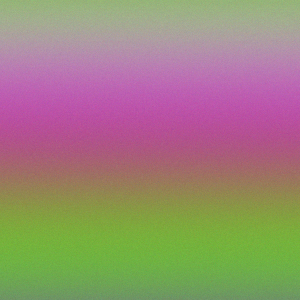
#> input picture data/expo/case_a_authentic.png, 300 x 300 px
$ python -i quality_service.py   (imports and definitions only)   (older library calls are emulated)
#> lines starting #> are read from the running program, lines starting #| are printed output that depends on the picture
### backend/utils/logging_utils.py
"""Forensic structured logging utility for DEEPTRACE-X.

Ensures strict compliance with privacy standards:
Never logs pixel data, binary payloads, or personal identifiable info.
"""

import logging
import sys

def setup_logger(name: str = "deeptrace-x") -> logging.Logger:
    logger = logging.getLogger(name)
    if not logger.handlers:
        logger.setLevel(logging.INFO)
        handler = logging.StreamHandler(sys.stdout)
        formatter = logging.Formatter(
            fmt="%(asctime)s [%(levelname)s] [%(name)s] %(message)s",
            datefmt="%Y-%m-%d %H:%M:%S"
        )
        handler.setFormatter(formatter)
        logger.addHandler(handler)
    return logger

logger = setup_logger()

### backend/services/quality_service.py
"""Image Quality and Degradation Analysis Service for DEEPTRACE-X.

Evaluates objective image metrics (sharpness, noise, clipping, resolution)
to determine whether input degradation impairs neural forensic reliability.
"""

from pathlib import Path
from typing import Dict, Any
import cv2
import numpy as np
from backend.utils.logging_utils import logger


class ImageQualityAssessment:
    def __init__(
        self,
        overall_score: float,
        overall_label: str,
        sharpness_score: float,
        noise_level: float,
        contrast_score: float,
        brightness_score: float,
        clipping_pct: float,
        explanation: str
    ):
        self.overall_score = overall_score
        self.overall_label = overall_label
        self.sharpness_score = sharpness_score
        self.noise_level = noise_level
        self.contrast_score = contrast_score
        self.brightness_score = brightness_score
        self.clipping_pct = clipping_pct
        self.explanation = explanation

    def to_dict(self) -> Dict[str, Any]:
        return {
            "overall_score": round(self.overall_score, 4),
            "overall_label": self.overall_label,
            "sharpness_score": round(self.sharpness_score, 2),
            "noise_level": round(self.noise_level, 4),
            "contrast_score": round(self.contrast_score, 2),
            "brightness_score": round(self.brightness_score, 2),
            "clipping_pct": round(self.clipping_pct, 2),
            "explanation": self.explanation
        }


class QualityService:
    @staticmethod
    def evaluate_quality(image_path: Path) -> ImageQualityAssessment:
        """
        Computes sharpness, noise, clipping, and illumination metrics.
        Returns ImageQualityAssessment.
        """
#> called with image_path = '../../data/expo/case_a_authentic.png'
        img_bgr = cv2.imread(str(image_path))
#> img_bgr is the input picture: shape (300, 300, 3); mean B, G, R 119.4, 135.3, 154.8
        if img_bgr is None:
            return ImageQualityAssessment(
                overall_score=0.50,
                overall_label="MODERATE",
                sharpness_score=0.0,
                noise_level=0.0,
                contrast_score=0.0,
                brightness_score=0.0,
                clipping_pct=0.0,
                explanation="Could not inspect image pixels for quality scoring."
            )

        h, w = img_bgr.shape[:2]
#> h = 300; w = 300
        gray = cv2.cvtColor(img_bgr, cv2.COLOR_BGR2GRAY)
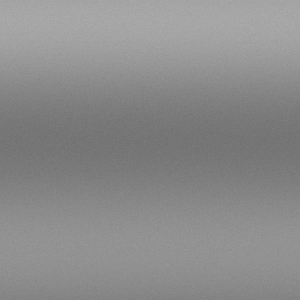
#> gray: shape (300, 300); min 110, max 174, mean 139.3

        # 1. Sharpness / Blur via Laplacian variance
        laplacian_var = float(cv2.Laplacian(gray, cv2.CV_64F).var())
#> laplacian_var = 83.61
        is_blurry = laplacian_var < 80.0
#> is_blurry = False

        # 2. Illumination & Contrast
        mean_brightness = float(np.mean(gray))
#> mean_brightness = 139.3
        contrast_std = float(np.std(gray))
#> contrast_std = 15.16

        # 3. Dynamic Range / Pixel Clipping (under 5 or over 250)
        total_pixels = h * w
#> total_pixels = 90000
        clipped_pixels = np.sum(gray < 5) + np.sum(gray > 250)
#> clipped_pixels = 0
        clipping_pct = float((clipped_pixels / total_pixels) * 100.0)
#> clipping_pct = 0

        # 4. Noise estimation using high-frequency residual
        # Difference between original and median blur
        blurred = cv2.medianBlur(gray, 3)
        noise_residual = np.abs(gray.astype(np.float32) - blurred.astype(np.float32))
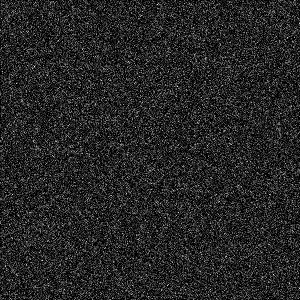
#> noise_residual: shape (300, 300) float32; min 0, max 10, mean 1.46; drawn with min black and max white
        noise_level = float(np.mean(noise_residual))
#> noise_level = 1.46

        # Resolution heuristic
        is_high_res = (w >= 512 and h >= 512)
#> is_high_res = False
        is_low_res = (w < 200 or h < 200)
#> is_low_res = False

        # Scoring heuristic
        penalties = 0.0
        reasons = []

        if is_blurry:
            penalties += 0.25
            reasons.append("High blur detected (Laplacian variance < 80)")
        if clipping_pct > 15.0:
            penalties += 0.20
            reasons.append(f"Severe pixel clipping ({clipping_pct:.1f}%)")
        if contrast_std < 20.0:
            penalties += 0.15
            reasons.append("Low dynamic contrast")
        if is_low_res:
            penalties += 0.20
            reasons.append("Low resolution (< 200px)")
        if noise_level > 15.0:
            penalties += 0.15
            reasons.append("Heavy image noise/sensor artifacts")

        overall_score = max(0.20, min(0.95, 0.90 - penalties))
        if overall_score >= 0.75:
            overall_label = "GOOD"
            explanation = "Image quality is optimal for deep learning and frequency forensics."
        elif overall_score >= 0.50:
            overall_label = "MODERATE"
            explanation = f"Moderate quality ({', '.join(reasons)}). Forensic confidence may be mildly affected."
        else:
            overall_label = "POOR"
            explanation = f"Degraded image ({', '.join(reasons)}). Model confidence is reduced due to severe compression or blur."

        return ImageQualityAssessment(
            overall_score=overall_score,
            overall_label=overall_label,
            sharpness_score=laplacian_var,
            noise_level=noise_level,
            contrast_score=contrast_std,
            brightness_score=mean_brightness,
            clipping_pct=clipping_pct,
            explanation=explanation
        )
#> in __init__, `self.sharpness_score = sharpness_score`: self.sharpness_score = 83.61
#> in __init__, `self.noise_level = noise_level`: self.noise_level = 1.46
#> in __init__, `self.contrast_score = contrast_score`: self.contrast_score = 15.16
#> in __init__, `self.brightness_score = brightness_score`: self.brightness_score = 139.3
#> in __init__, `self.clipping_pct = clipping_pct`: self.clipping_pct = 0

>>> result = QualityService().evaluate_quality('../../data/expo/case_a_authentic.png')
